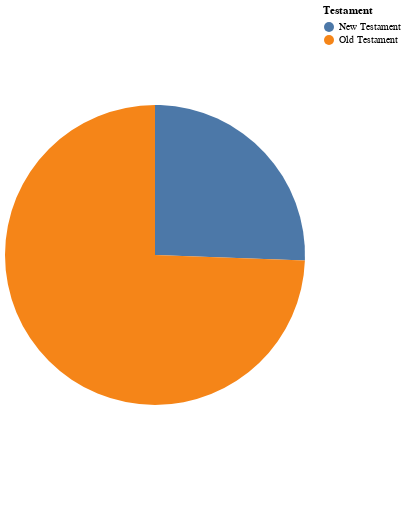

Notebook code for this chart:
### Code cell
display(Markdown(f"### Verses / Testament"))

chart_testament_pie = (
    alt.Chart(testament_contribution)
    .mark_arc()
    .encode(
        theta=alt.Theta("# of Verses:Q", title="Verse Count"),
        color=alt.Color("Testament:N", legend=alt.Legend(title="Testament")),
        tooltip=["Testament", "# of Verses"],
    )
    .properties(
                # title="Testament Contribution by Verse Count",
                width='container', 
                height=500)
    .interactive()
)

display(chart_testament_pie)

### Figure 1 — Vega-Lite specification as saved in the notebook (floating-point values rounded to 4 significant figures)
{"config": {"view": {"continuousWidth": 300, "continuousHeight": 300}}, "data": {"name": "data-72466ceedce2355848ed88c2bc146f1a"}, "mark": {"type": "arc"}, "encoding": {"color": {"field": "Testament", "legend": {"title": "Testament"}, "type": "nominal"}, "theta": {"field": "# of Verses", "title": "Verse Count", "type": "quantitative"}, "tooltip": [{"field": "Testament", "type": "nominal"}, {"field": "# of Verses", "type": "quantitative"}]}, "height": 500, "params": [{"name": "param_18", "select": {"type": "interval", "encodings": ["x", "y"]}, "bind": "scales"}], "width": "container", "$schema": "https://vega.github.io/schema/vega-lite/v5.20.1.json", "datasets": {"data-72466ceedce2355848ed88c2bc146f1a": [{"Testament": "New Testament", "# of Verses": 7957}, {"Testament": "Old Testament", "# of Verses": 23145}]}}
